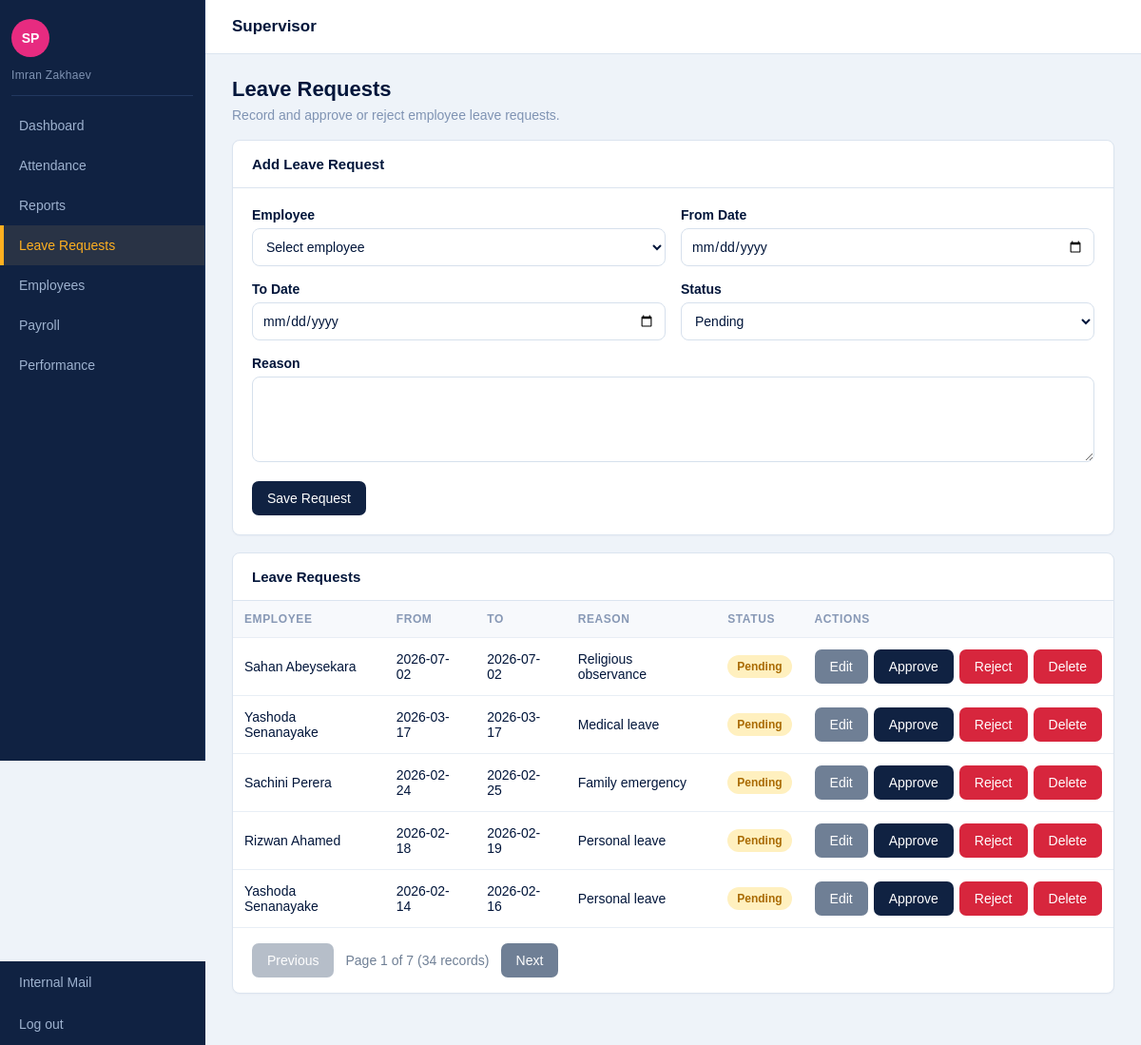
Page /codebase/login/roles/supervisor/leave_requests.php (signed in) on the committed database.
### tables this page shows
CREATE TABLE leave_request (
    leave_id INT AUTO_INCREMENT PRIMARY KEY,
    employee_id INT NOT NULL,
    approved_by INT,
    start_date DATE NOT NULL,
    end_date DATE NOT NULL,
    reason TEXT,
    status VARCHAR(30) NOT NULL,
    requested_date DATETIME NOT NULL,
    FOREIGN KEY (employee_id) REFERENCES employee(employee_id),
    FOREIGN KEY (approved_by) REFERENCES employee(employee_id)
);

CREATE TABLE employee (
    employee_id INT AUTO_INCREMENT PRIMARY KEY,
    user_id INT UNIQUE,
    full_name VARCHAR(100) NOT NULL,
    nic VARCHAR(20) NOT NULL UNIQUE,
    contact_no VARCHAR(20) NOT NULL,
    address TEXT,
    job_title VARCHAR(100) NOT NULL,
    hire_date DATE NOT NULL,
    base_salary DECIMAL(10,2) NOT NULL,
    employment_status VARCHAR(30) NOT NULL,
    FOREIGN KEY (user_id) REFERENCES user_account(user_id)
);

### codebase/login/roles/supervisor/leave_requests.php (the view, shortened to what this page needs)
<?php
require_once __DIR__ . '/../../config.php';
require_once __DIR__ . '/../../pagination.php';
$editRecord = null;
$perPage = 5;
$totalLeaveRequests = countRows(
    $connection,
    "SELECT COUNT(*) FROM leave_request lr JOIN employee e ON e.employee_id = lr.employee_id"
);
$totalLeavePages = max(1, (int) ceil($totalLeaveRequests / $perPage));
$currentPage = min(getCurrentPage(), $totalLeavePages);
$offset = ($currentPage - 1) * $perPage;
$leaveRequests = mysqli_query(
    $connection,
    "SELECT lr.leave_id, lr.employee_id, e.full_name, lr.start_date, lr.end_date, lr.reason, lr.status
     FROM leave_request lr
     JOIN employee e ON e.employee_id = lr.employee_id
     ORDER BY lr.status = 'pending' DESC, lr.requested_date DESC
     LIMIT $perPage OFFSET $offset"
);
?>
<!DOCTYPE html>
<html lang="en">
<head>
  <link rel="stylesheet" href="css/supervisor_style.css">
</head>
<body>
  <header class="topbar"><h1>Supervisor</h1><p>Approve leave requests</p></header>
  <div class="layout">
    <main class="content">
      <section class="page-title"><h2>Leave Requests</h2><p>Record and approve or reject employee leave requests.</p></section>
      <section class="panel">
        <h3><?= $editRecord ? "Edit Leave Request" : "Add Leave Request" ?></h3>
        <form method="post" action="leave_requests.php">
          <div class="form-grid">
            <div class="form-group">
              <label for="employeeId">Employee</label>
              <select id="employeeId" name="employee_id" required>
                <option value="">Select employee</option>
              </select>
            </div>
            <div class="form-group">
              <label for="startDate">From Date</label>
              <input type="date" id="startDate" name="start_date" value="<?= htmlspecialchars($editRecord["start_date"] ?? "") ?>" required>
            </div>
            <div class="form-group">
              <label for="endDate">To Date</label>
              <input type="date" id="endDate" name="end_date" value="<?= htmlspecialchars($editRecord["end_date"] ?? "") ?>" required data-after="#startDate">
            </div>
            <div class="form-group">
              <label for="status">Status</label>
              <select id="status" name="status" required>
                <option value="pending" <?= ($editRecord["status"] ?? "pending") === "pending" ? "selected" : "" ?>>Pending</option>
              </select>
            </div>
            <div class="form-group full-width">
              <label for="reason">Reason</label>
              <textarea id="reason" name="reason"><?= htmlspecialchars($editRecord["reason"] ?? "") ?></textarea>
            </div>
          </div>
          <div class="button-row">
            <button class="btn" type="submit">Save Request</button>
          </div>
        </form>
      </section>
      <section class="panel">
        <h3>Leave Requests</h3>
        <div class="table-wrapper">
          <table>
            <thead><tr><th>Employee</th><th>From</th><th>To</th><th>Reason</th><th>Status</th><th>Actions</th></tr></thead>
            <tbody>
              <?php while ($row = mysqli_fetch_assoc($leaveRequests)): ?>
                <tr>
                  <td><?= htmlspecialchars($row["full_name"]) ?></td>
                  <td><?= htmlspecialchars($row["start_date"]) ?></td>
                  <td><?= htmlspecialchars($row["end_date"]) ?></td>
                  <td><?= htmlspecialchars($row["reason"] ?? "") ?></td>
                  <td>
                    <span class="status <?= $row["status"] === "approved" ? "resolved" : ($row["status"] === "rejected" ? "pending" : "progress") ?>">
                      <?= htmlspecialchars(ucfirst($row["status"])) ?>
                    </span>
                  </td>
                  <td>
                    <div style="display: flex; align-items: center; gap: 6px; flex-wrap: nowrap;">
                      <a class="btn secondary" href="leave_requests.php?edit=<?= $row["leave_id"] ?>">Edit</a>
                      <?php if ($row["status"] === "pending"): ?>
                        <form method="post" action="leave_requests.php" style="display:inline;">
                          <button class="btn" type="submit">Approve</button>
                        </form>
                        <form method="post" action="leave_requests.php" style="display:inline;">
                          <button class="btn danger" type="submit">Reject</button>
                        </form>
                      <?php endif; ?>
                      <form method="post" action="leave_requests.php" style="display:inline;">
                        <button class="btn danger" type="submit" onclick="return confirm('Delete this leave request?');">Delete</button>
                      </form>
                    </div>
                  </td>
                </tr>
              <?php endwhile; ?>
            </tbody>
          </table>
        </div>
      </section>
    </main>
  </div>
</body>
</html>

### codebase/login/roles/supervisor/css/supervisor_style.css (style rules this page uses)
* { box-sizing: border-box; }
body { margin: 0; font-family: Arial, Helvetica, sans-serif; background-color: #eef3f9; color: #00153a; }
a { color: inherit; text-decoration: none; }
.topbar { min-height: 56px; margin-left: 216px; background-color: #ffffff; color: #00153a; border-bottom: 1px solid #dbe4ef; padding: 18px 28px; }
.topbar h1 { margin: 0; font-size: 17px; font-weight: bold; }
.layout { min-height: calc(100vh - 56px); }
.content { margin-left: 216px; padding: 24px 28px 36px; }
.page-title { margin-bottom: 18px; }
.page-title h2 { margin: 0; color: #00153a; font-size: 22px; }
.page-title p { margin: 6px 0 0; color: #7f93b3; font-size: 14px; }
.card, .panel { background-color: #ffffff; border: 1px solid #dbe4ef; border-radius: 8px; box-shadow: 0 1px 2px rgba(16, 34, 66, 0.03); }
.panel { margin-bottom: 18px; overflow: hidden; }
.panel h3 { margin: 0; padding: 16px 20px; border-bottom: 1px solid #dbe4ef; color: #00153a; font-size: 15px; }
.form-grid { display: grid; grid-template-columns: repeat(2, minmax(220px, 1fr)); gap: 16px; padding: 20px; }
.form-group { display: flex; flex-direction: column; }
.form-group.full-width { grid-column: 1 / -1; }
label { margin-bottom: 6px; color: #00153a; font-size: 14px; font-weight: bold; }
input, select, textarea { width: 100%; padding: 10px; border: 1px solid #d6e0ec; border-radius: 8px; background-color: #ffffff; color: #00153a; font-family: inherit; font-size: 14px; }
textarea { min-height: 90px; resize: vertical; }
.button-row { display: flex; gap: 10px; padding: 0 20px 20px; }
.btn { display: inline-block; padding: 10px 16px; border: none; border-radius: 7px; background-color: #102242; color: #ffffff; font-size: 14px; cursor: pointer; }
.btn.secondary { background-color: #6f7f95; }
.btn.danger { background-color: #d7263d; }
.table-wrapper { overflow-x: auto; }
table { width: 100%; border-collapse: collapse; background-color: #ffffff; }
th, td { padding: 12px; border-bottom: 1px solid #e8eef5; text-align: left; font-size: 14px; }
th { background-color: #f7f9fc; color: #8798b5; font-size: 12px; letter-spacing: 0.6px; text-transform: uppercase; }
.status { display: inline-block; padding: 5px 10px; border-radius: 14px; font-size: 12px; font-weight: bold; }
.status.progress { background-color: #fff0bf; color: #a96a00; }

### rows in the picture
leave_request: employee.full_name "Sahan Abeysekara", start_date "2026-07-02", end_date "2026-07-02", reason "Religious observance", status "Pending"
leave_request: employee.full_name "Yashoda Senanayake", start_date "2026-03-17", end_date "2026-03-17", reason "Medical leave", status "Pending"
leave_request: employee.full_name "Sachini Perera", start_date "2026-02-24", end_date "2026-02-25", reason "Family emergency", status "Pending"
leave_request: employee.full_name "Rizwan Ahamed", start_date "2026-02-18", end_date "2026-02-19", reason "Personal leave", status "Pending"
leave_request: employee.full_name "Yashoda Senanayake", start_date "2026-02-14", end_date "2026-02-16", reason "Personal leave", status "Pending"

### other values in the picture
$_SESSION["full_name"] "Imran Zakhaev"
$item[0] "Dashboard"
$item[0] "Attendance"
$item[0] "Reports"
$item[0] "Leave Requests"
$item[0] "Employees"
$item[0] "Payroll"
$item[0] "Performance"
$page "1"
$totalPages "7"
$totalRows "34"
